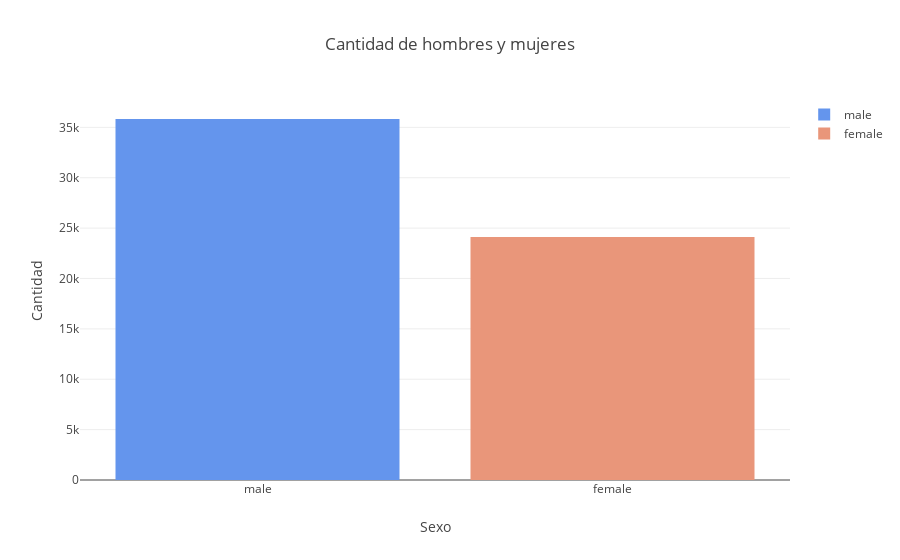

Notebook code for this chart:
### Code cell
data = [go.Bar(
            x=['male'],
            y=[df.groupby("sex").get_group("m").count()[0]],
              marker=dict(color='cornflowerblue'),name="male"),
        go.Bar(
            x=['female'],
            y=[df.groupby("sex").get_group("f").count()[0]],
              marker=dict(color='darksalmon'),name="female")
             ]
layout = dict(title = 'Cantidad de hombres y mujeres',
              xaxis = dict(title = 'Sexo'),
              yaxis = dict(title = 'Cantidad')
              )
fig = dict(data=data, layout=layout)
iplot(fig)

### Figure 1 — Plotly figure (JSON) as saved in the notebook; plotly's stock layout.template omitted (floating-point values rounded to 4 significant figures)
{"data": [{"marker": {"color": "cornflowerblue"}, "name": "male", "type": "bar", "uid": "25db3405-3424-4489-a67c-5335f80cd34e", "x": ["male"], "y": [35829]}, {"marker": {"color": "darksalmon"}, "name": "female", "type": "bar", "uid": "62d38afa-8577-4fcf-9537-ead648d5b6ed", "x": ["female"], "y": [24117]}], "layout": {"title": {"text": "Cantidad de hombres y mujeres"}, "xaxis": {"title": {"text": "Sexo"}}, "yaxis": {"title": {"text": "Cantidad"}}}}
